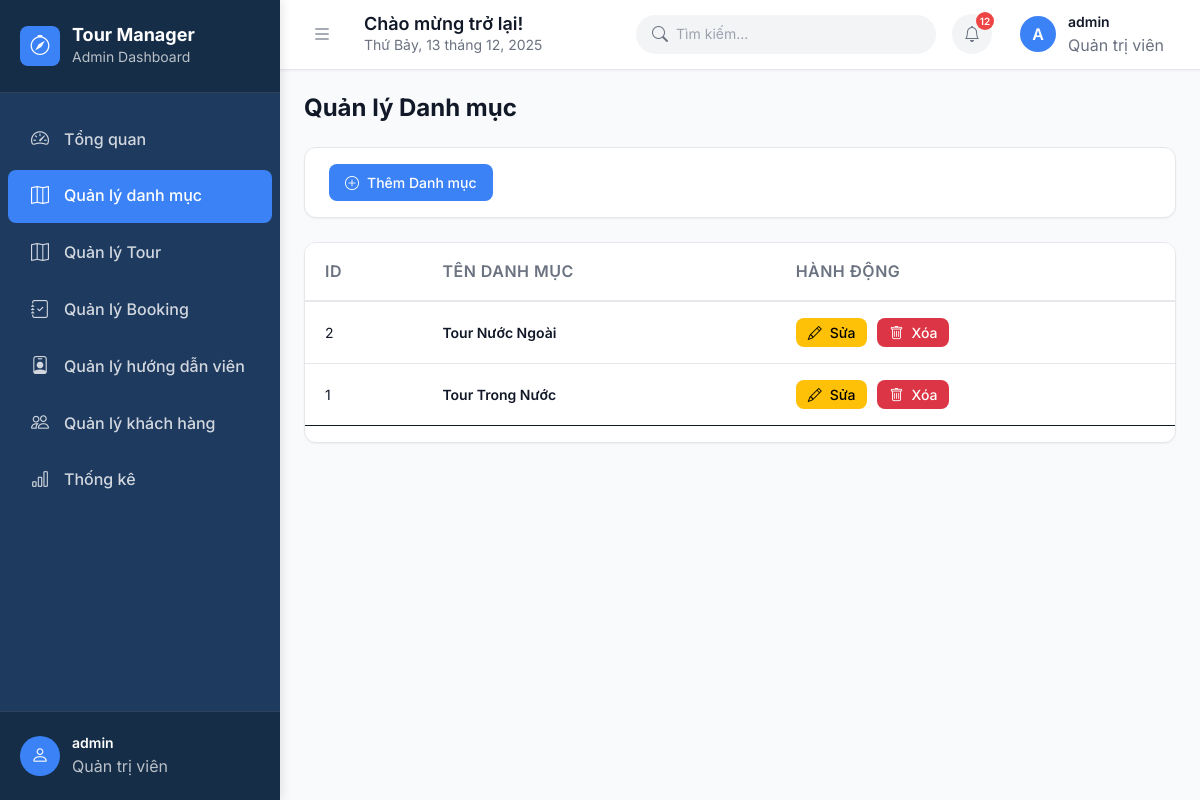
The app's page /?act=category-list (signed in) with its own data.
### tables this page shows
CREATE TABLE `danhmuctour` (
  `id` int NOT NULL,
  `category_name` varchar(100) DEFAULT NULL
);

### controllers/CategoryController.php (called while the page is built, shortened)
<?php
class CategoryController
{
    public function categoryList()
    {
        $categoryModel = new CategoryModel();
        $categories = $categoryModel->getAllCategories();
        require_file_view("Admin/Quanlydanhmuc/Catergorylist", compact("categories"));
    }
}
?>

### models/CategoryModel.php (called while the page is built, shortened)
<?php
class CategoryModel
{
    private $conn;
    public function __construct()
    {
        $this->conn = connectDB();
    }
    public function getAllCategories()
    {
        $sql = "SELECT id, category_name FROM danhmuctour ORDER BY category_name ASC";
        $stmt = $this->conn->prepare($sql);
        $stmt->execute();
        return $stmt->fetchAll();
    }
}
?>

### views/Admin/Quanlydanhmuc/Catergorylist.php (the view, shortened to what this page needs)
<?php include "views/layout/header.php"; ?>
<?php include "views/layout/sidebar.php"; ?>
<div class="page-header">
    <h1>Quản lý Danh mục</h1>
</div>
<div class="action-bar">
    <div class="action-bar-right">
        <a href="index.php?act=add-category" class="btn btn-primary">
            <i class="bi bi-plus-circle"></i> Thêm Danh mục
        </a>
    </div>
</div>
<div class="table-container">
    <table class="table" id="categoryTable">
        <thead>
            <tr>
                <th>ID</th>
                <th>Tên Danh mục</th>
                <th>Hành động</th>
            </tr>
        </thead>
        <tbody>
            <?php if (empty($categories)): ?>
                <tr>
                    <td colspan="3" style="text-align: center; padding: 40px; color: var(--text-secondary);">
                        <i class="bi bi-inbox" style="font-size: 3rem; display: block; margin-bottom: 15px; opacity: 0.5;"></i>
                        <p>Chưa có danh mục nào. <a href="index.php?act=add-category">Tạo danh mục mới</a></p>
                    </td>
                </tr>
            <?php else: ?>
            <?php foreach ($categories as $item): ?>
                <tr class="category-row">
                    <td><?= $item['id'] ?></td>
                    <td>
                        <strong><?= htmlspecialchars($item['category_name']) ?></strong>
                    </td>
                    <td>
                        <div style="display: flex; gap: 10px;">
                            <a href="index.php?act=edit-category&id=<?= $item['id'] ?>"
                                class="btn btn-sm btn-warning">
                                <i class="bi bi-pencil"></i> Sửa
                            </a>
                            <a href="index.php?act=delete-category&id=<?= $item['id'] ?>"
                               class="btn btn-sm btn-danger"
                               onclick="return confirm('Bạn có chắc chắn muốn xóa danh mục này?');">
                               <i class="bi bi-trash"></i> Xóa
                            </a>
                        </div>
                    </td>
                </tr>
            <?php endforeach; ?>
            <?php endif; ?>
        </tbody>
    </table>
</div>
<?php include "views/layout/footer.php"; ?>

### views/layout/assets/style.css (style rules this page uses)
:root { --sidebar-bg: #1e3a5f; --sidebar-dark: #152d47; --sidebar-active: #3b82f6; --sidebar-hover: #2d4a6b; --header-bg: #ffffff; --header-border: #e5e7eb; --primary-blue: #3b82f6; --primary-blue-dark: #2563eb; --primary-blue-light: #60a5fa; --text-primary: #111827; --text-secondary: #6b7280; --text-muted: #9ca3af; --text-light: #ffffff; --bg-white: #ffffff; --bg-gray: #f9fafb; --bg-gray-light: #f3f4f6; --border-color: #e5e7eb; --border-dark: #d1d5db; --success: #10b981; --warning: #f59e0b; --danger: #ef4444; --info: #3b82f6; --shadow-sm: 0 1px 2px 0 rgba(0, 0, 0, 0.05); --shadow-md: 0 4px 6px -1px rgba(0, 0, 0, 0.1); --shadow-lg: 0 10px 15px -3px rgba(0, 0, 0, 0.1); --space-1: 0.25rem; --space-2: 0.5rem; --space-3: 0.75rem; --space-4: 1rem; --space-5: 1.25rem; --space-6: 1.5rem; --space-8: 2rem; --font-family: 'Inter', -apple-system, BlinkMacSystemFont, 'Segoe UI', sans-serif; --text-sm: 0.875rem; --text-base: 1rem; --text-lg: 1.125rem; --text-xl: 1.25rem; --text-2xl: 1.5rem; --radius-sm: 0.375rem; --radius-md: 0.5rem; --radius-lg: 0.75rem; --radius-xl: 1rem; --radius-full: 9999px; }
* { box-sizing: border-box; margin: 0; padding: 0; }
body { font-family: var(--font-family); background: var(--bg-gray); color: var(--text-primary); line-height: 1.6; overflow-x: hidden; }
.page-header { margin-bottom: var(--space-6); }
.page-header h1 { font-size: var(--text-2xl); font-weight: 700; color: var(--text-primary); margin-bottom: var(--space-2); }
.action-bar { background: var(--bg-white); border-radius: var(--radius-lg); padding: var(--space-4) var(--space-6); margin-bottom: var(--space-6); display: flex; align-items: center; justify-content: space-between; gap: var(--space-4); box-shadow: var(--shadow-sm); border: 1px solid var(--border-color); }
.action-bar-right { display: flex; align-items: center; gap: var(--space-3); }
.btn { display: inline-flex; align-items: center; gap: var(--space-2); padding: var(--space-2) var(--space-4); border: none; border-radius: var(--radius-md); font-size: var(--text-sm); font-weight: 500; cursor: pointer; transition: all 0.2s; text-decoration: none; }
.btn-primary { background: var(--primary-blue); color: var(--text-light); }
.btn-sm { padding: var(--space-1) var(--space-3); font-size: var(--text-xs); }
.table-container { background: var(--bg-white); border-radius: var(--radius-lg); box-shadow: var(--shadow-sm); border: 1px solid var(--border-color); overflow: hidden; }
.table { width: 100%; border-collapse: collapse; }
.table thead { background: var(--bg-gray-light); }
.table thead th { padding: var(--space-4) var(--space-5); text-align: left; font-size: var(--text-xs); font-weight: 600; color: var(--text-secondary); text-transform: uppercase; letter-spacing: 0.5px; border-bottom: 2px solid var(--border-color); }
.table tbody tr { border-bottom: 1px solid var(--border-color); transition: all 0.2s; }
.table tbody tr:last-child { border-bottom: none; }
.table td { padding: var(--space-4) var(--space-5); font-size: var(--text-sm); color: var(--text-primary); vertical-align: middle; }
.table td strong { font-weight: 600; color: var(--text-primary); }

### records on screen
danhmuctour: id "2", category_name "Tour Nước Ngoài"
danhmuctour: id "1", category_name "Tour Trong Nước"

### other values on screen
substr($_SESSION['username'], 0, 1) "A"
$_SESSION['username'] "admin"
